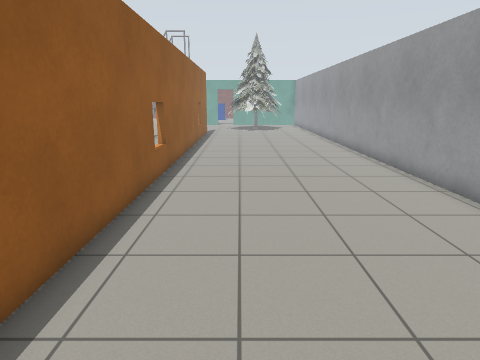
view 1 (above)

19 first-person views from a walk through a world built for the Gazebo simulator. The camera is 1.3 m above the floor, tilts 14° down and sees 75° across. Floor lines are 1 m apart. The floor is counted in squares, 0.5 m on a side. Each view is taken from the middle of a square. On the plan, view 1 faces up. The plan holds only what a view shows up to about 20 squares ahead; the rest is blank. The place goes on beyond the plan. The robots in the file are not drawn. Simple patterns stand in for the simulator's built-in surfaces. Some stock models are drawn as simple stand-ins.

view 2
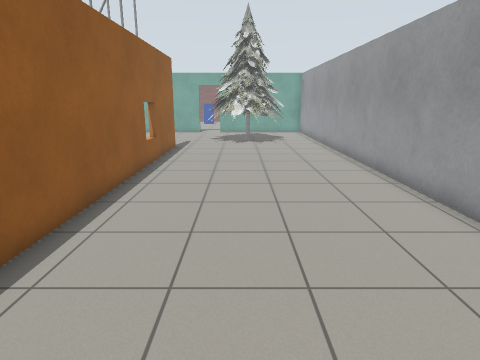

view 3
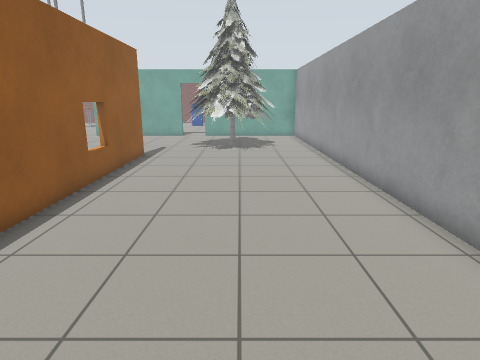

view 4
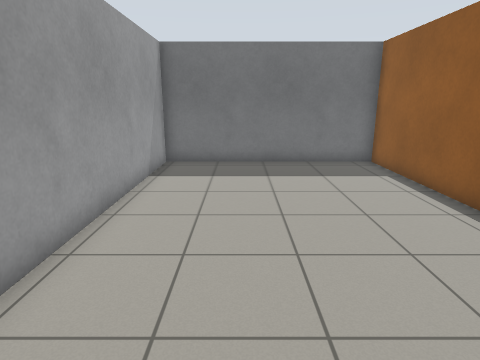

view 5
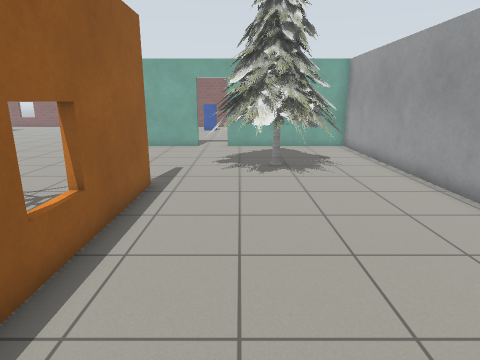

view 6
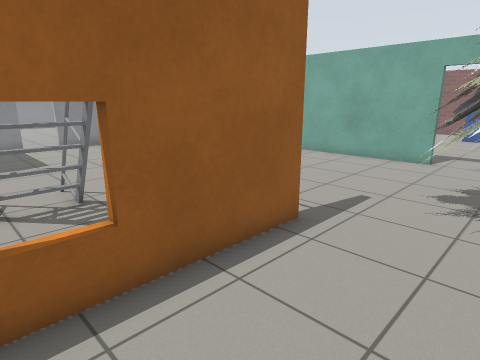

view 7
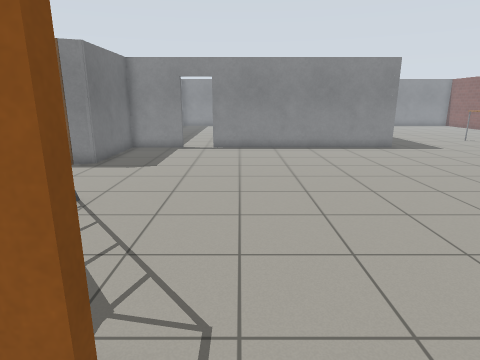

view 8
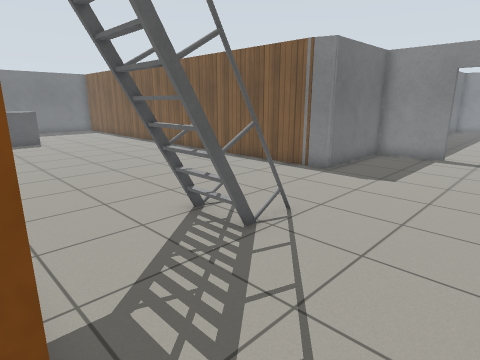

view 9
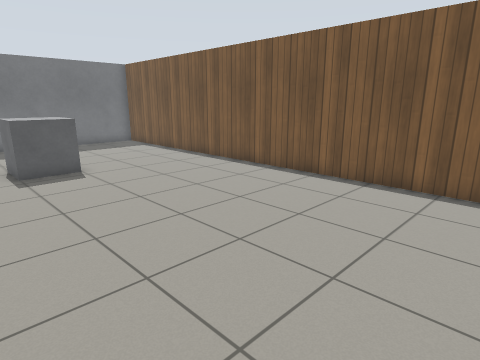

view 10
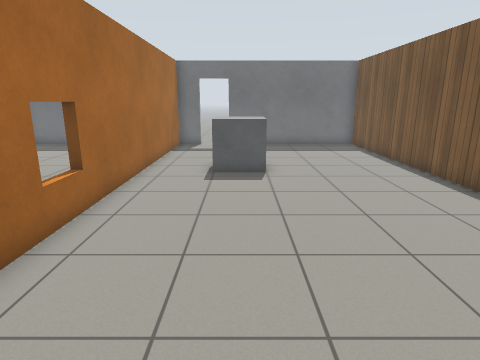

view 11
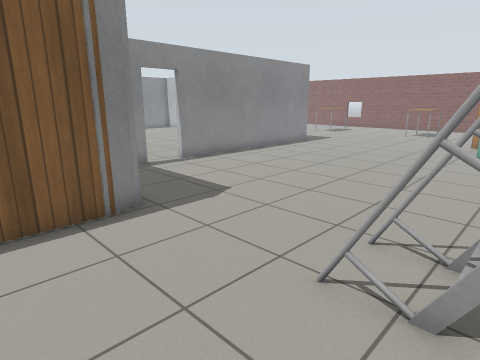

view 12
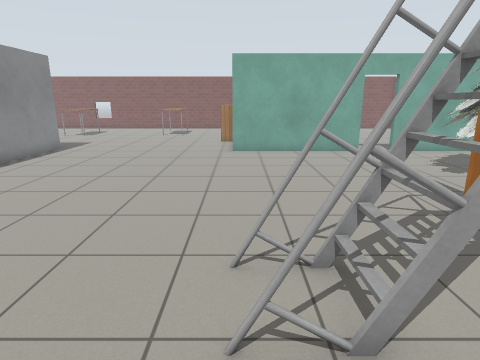

view 13
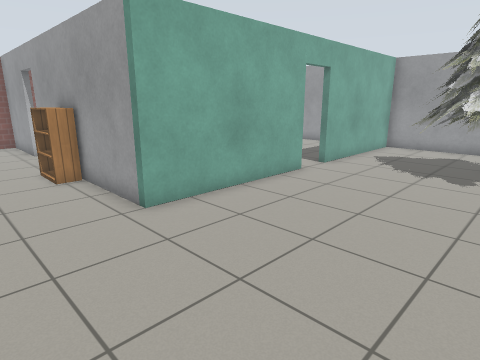

view 14
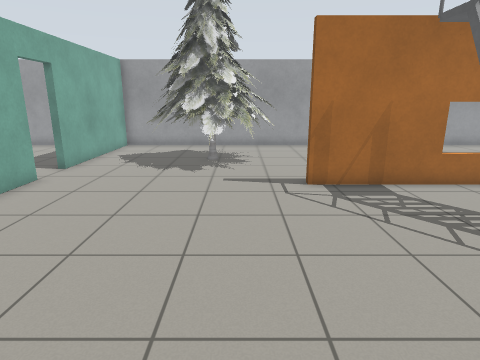

view 15
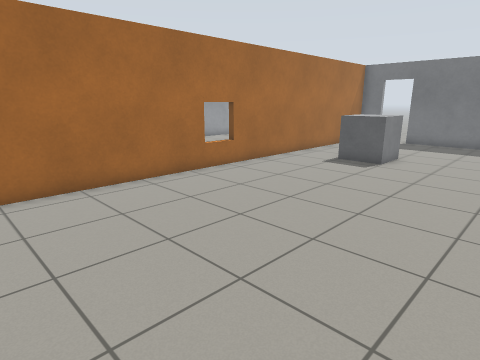

view 16
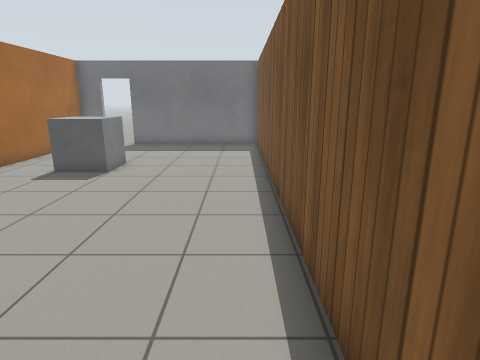

view 17
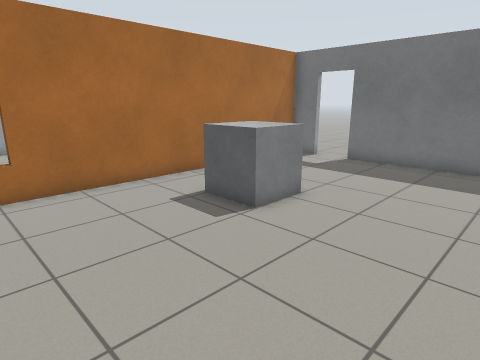

view 18
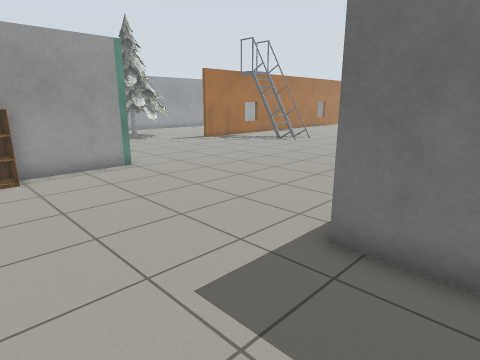

view 19
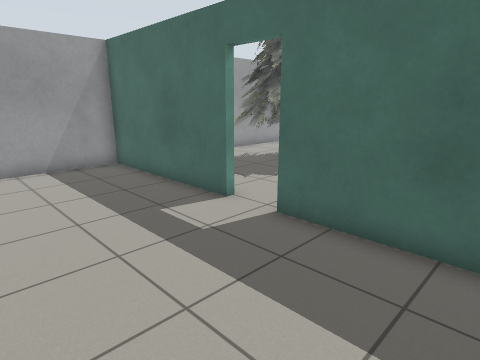

### Floor plan
Points are (right, up) in squares from view 1. A wall is a line through its corners. A room is listed if a view was taken in it or the views show most of it. See-through windows are left out.
Room 1 (views 1, 2, 3, 4, 5, 6, 7)
walls: (-2.9, 27.9) (-2.9, -1.8) (6.3, -1.8) (6.3, 30.5)
ways out: opening at (-1.5, 28.5) to room 2; opening at (5, 30) to room 2
objects: pine tree (-1, 28) to (4, 34)
Room 2 (views 8, 9, 10, 11, 12, 13, 14, 15, 16, 17, 18)
walls: (-3.2, 22.3) (-3.2, 27.9); (-19.3, 25.8) (-19.3, 22.7) (-14.4, 22.7) (-14.1, 21.8) (-14.1, -1.8) (-6.2, -1.8); (-2.5, 37) (-9.4, 37) (-9.4, 43.5); (6.3, 30.5) (6.3, 37) (-0.7, 37); (-21.6, 37.9) (-19.3, 37.9) (-19.3, 27.4); (-4.6, -1.8) (-3.2, -1.8) (-3.2, 19)
ways out: opening at (-1.5, 28.5) to room 1; opening at (5, 30) to room 1; open door at (-1.5, 37) to room 3; open door at (-19.5, 26.5); open door at (-5.5, -2)
objects: bookshelf (-10, 41) to (-10, 43); ladder (-9, 23) to (-6, 25); grey box (-8, 4) to (-6, 6)
Room 3 (view 19)
walls: (-0.7, 37.3) (6.3, 37.3) (6.3, 42.9); (-6.6, 37.3) (-2.5, 37.3)
ways out: open door at (-1.5, 37) to room 2

Positions as (right, up) in squares from view 1, and headings:
1: (0, 0), facing up
2: (1, 9), facing up
3: (2, 12), facing up
4: (3, 12), facing down
5: (0, 18), facing up
6: (1, 22), facing up-left
7: (-1, 29), facing left
8: (-3, 29), facing down-left
9: (-4, 19), facing down-left
10: (-7, 18), facing down
11: (-7, 19), facing up-left
12: (-9, 20), facing up
13: (-13, 30), facing up-right
14: (-13, 30), facing right
15: (-13, 20), facing down-right
16: (-13, 18), facing down
17: (-13, 12), facing down-right
18: (-22, 43), facing down-right
19: (-7, 43), facing down-right
